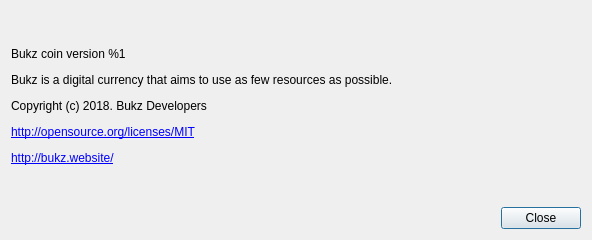
<?xml version="1.0" encoding="UTF-8"?>
<ui version="4.0">
 <class>AboutDialog</class>
 <widget class="QDialog" name="AboutDialog">
  <property name="geometry">
   <rect>
    <x>0</x>
    <y>0</y>
    <width>592</width>
    <height>240</height>
   </rect>
  </property>
  <property name="sizePolicy">
   <sizepolicy hsizetype="Fixed" vsizetype="Fixed">
    <horstretch>0</horstretch>
    <verstretch>0</verstretch>
   </sizepolicy>
  </property>
  <property name="minimumSize">
   <size>
    <width>592</width>
    <height>240</height>
   </size>
  </property>
  <property name="maximumSize">
   <size>
    <width>592</width>
    <height>240</height>
   </size>
  </property>
  <property name="windowTitle">
   <string>About %1</string>
  </property>
  <layout class="QVBoxLayout" name="verticalLayout" stretch="0,0">
   <item>
    <widget class="QLabel" name="m_aboutLabel">
     <property name="sizePolicy">
      <sizepolicy hsizetype="Preferred" vsizetype="Expanding">
       <horstretch>0</horstretch>
       <verstretch>0</verstretch>
      </sizepolicy>
     </property>
     <property name="text">
      <string>&lt;html&gt;&lt;head/&gt;&lt;body&gt;&lt;p&gt;Bukz coin version %1&lt;/p&gt;&lt;p&gt;Bukz is a digital currency that aims to use as few resources as possible.&lt;/p&gt;&lt;p&gt;Copyright (c) 2018. Bukz Developers&lt;/p&gt;&lt;p&gt;&lt;a href=&quot;http://opensource.org/licenses/MIT&quot;&gt;&lt;span style=&quot; text-decoration: underline; color:#0000ff;&quot;&gt;http://opensource.org/licenses/MIT&lt;/span&gt;&lt;/a&gt;&lt;/p&gt;&lt;p&gt;&lt;a href=&quot;http://bukz.website/&quot;&gt;&lt;span style=&quot; text-decoration: underline; color:#0000ff;&quot;&gt;http://bukz.website/&lt;/span&gt;&lt;/a&gt;&lt;/p&gt;&lt;/body&gt;&lt;/html&gt;</string>
     </property>
     <property name="textFormat">
      <enum>Qt::RichText</enum>
     </property>
     <property name="wordWrap">
      <bool>true</bool>
     </property>
     <property name="openExternalLinks">
      <bool>true</bool>
     </property>
    </widget>
   </item>
   <item>
    <layout class="QHBoxLayout" name="horizontalLayout">
     <item>
      <spacer name="horizontalSpacer">
       <property name="orientation">
        <enum>Qt::Horizontal</enum>
       </property>
       <property name="sizeHint" stdset="0">
        <size>
         <width>40</width>
         <height>20</height>
        </size>
       </property>
      </spacer>
     </item>
     <item>
      <widget class="QPushButton" name="m_closeButton">
       <property name="text">
        <string>Close</string>
       </property>
      </widget>
     </item>
    </layout>
   </item>
  </layout>
 </widget>
 <resources/>
 <connections>
  <connection>
   <sender>m_closeButton</sender>
   <signal>clicked()</signal>
   <receiver>AboutDialog</receiver>
   <slot>accept()</slot>
   <hints>
    <hint type="sourcelabel">
     <x>538</x>
     <y>285</y>
    </hint>
    <hint type="destinationlabel">
     <x>294</x>
     <y>156</y>
    </hint>
   </hints>
  </connection>
 </connections>
</ui>
